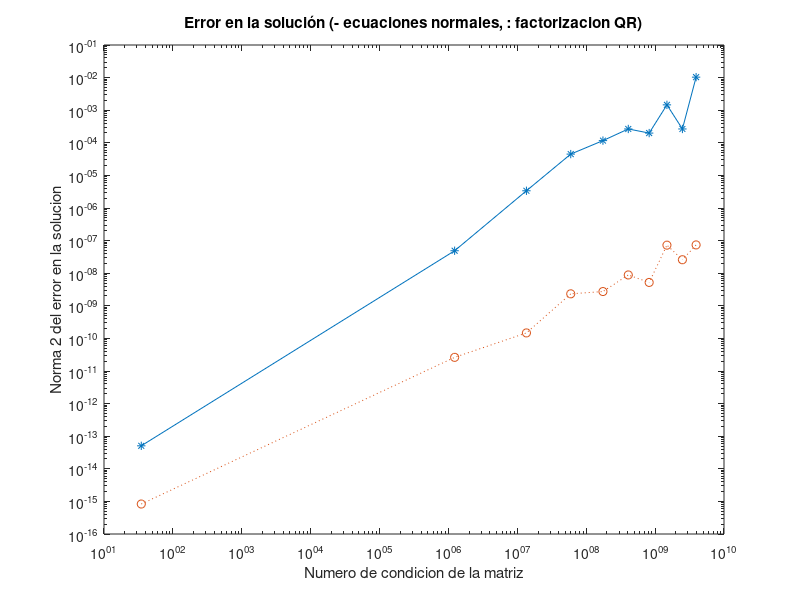

This figure's MATLAB source:
function [] = practica4a()

    disp('Practica 4a')
    disp('Problema para ilustrar la no conveniencia de formar y resolver')
    disp('las ecuaciones normales cuando se quiere resolver un sistema')
    disp('lineal en el sentido de minimos cuadrados.')
    disp(' ')
    disp('Para seguir pulse cualquier tecla')

    pause

    clear variables

    k0 = 0;

    for i = 1 : 10,
        [A, b, aEN, aQR] = ajuste(k0);
        condA(i,1) =  cond(A, 2)% Número de condicion de A (norma 2).
        condAtA(i,1) = cond(A' * A, 2) % Número de condicion de A^TA.

        % Cálculo de los errores en la solución (norma(2) del vector con los errores en las soluciones).
        normENerr(i, 1) = norm([1; 1; 1] - aEN, 2); % Error con las ecuaciones normales.
        normQRerr(i, 1) = norm([1; 1; 1]- aQR, 2);  % Error con la factorización QR.

        % Cálculo del error en el residuo (norma(2) del vector residuo = b-A*(solución obtenida)).
        normENres(i, 1) =  norm(A * aEN - b, 2); % Residuo con las ecuaciones normales.
        normQRres(i, 1) =  norm(A * aQR -b, 2); % Residuo con la factorización QR.

        kk(i, 1) = k0;
        k0 = k0 +100;
    end 

% Tabla con los resultados
disp(' ')
disp('  k0        mu_2(A)       mu_2(A^TA)       Error          Error         Residuo       Residuo')
disp('                                        Ec. Normales     Fact. QR     Ec. Normales    Fact. QR')
disp(' ')
fprintf(' %3i     %2.4e      %2.4e      %2.4e     %2.4e     %2.4e    %2.4e \n',  [kk';condA';condAtA';normENerr';normQRerr';normENres';normQRres'])

disp(' ')
disp('Para seguir pulse cualquier tecla')
pause

figure(1)
clf
loglog(condA,normENerr,'-*',condA,normQRerr,':o')
title('Error en la solución (- ecuaciones normales, : factorizacion QR)')
xlabel('Numero de condicion de la matriz')
ylabel('Norma 2 del error en la solucion')

end

function [A, b, aEN, aQR] = ajuste(k0)
    for k = 1 : 50
        A(k, 1) = 1 / (k0 + k);
        A(k, 2) = 1 / (k0 + k)^2;
        A(k, 3) = 1 / (k0 + k)^3;

        b(k, 1) = ((k0 + k)^2 + (k0 + k) + 1) / ((k0 + k)^3);
    end

    % Calculo del ajuste por minimos cuadrados
    B = A' * A;
    b_prim = A' * b;

    aEN = B \ b_prim;

    % Calculo mediante la factorización QR
    [Q, R] = qr(A);

    c = Q \ b;
    aQR = R \ c;   
end